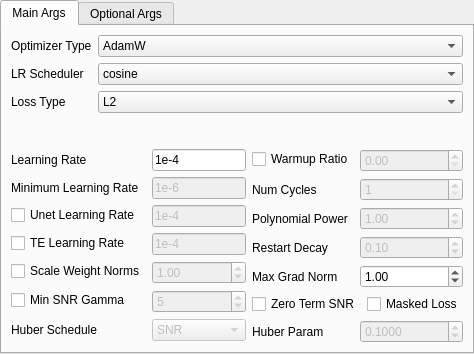
<?xml version="1.0" encoding="UTF-8"?>
<ui version="4.0">
 <class>optimizer_ui</class>
 <widget class="QWidget" name="optimizer_ui">
  <property name="geometry">
   <rect>
    <x>0</x>
    <y>0</y>
    <width>463</width>
    <height>354</height>
   </rect>
  </property>
  <property name="windowTitle">
   <string>Form</string>
  </property>
  <layout class="QVBoxLayout" name="verticalLayout">
   <property name="leftMargin">
    <number>0</number>
   </property>
   <property name="topMargin">
    <number>0</number>
   </property>
   <property name="rightMargin">
    <number>0</number>
   </property>
   <property name="bottomMargin">
    <number>0</number>
   </property>
   <item>
    <widget class="TabView" name="tabWidget">
     <property name="focusPolicy">
      <enum>Qt::StrongFocus</enum>
     </property>
     <property name="currentIndex">
      <number>0</number>
     </property>
     <widget class="QWidget" name="optimizer_tab_main">
      <property name="focusPolicy">
       <enum>Qt::StrongFocus</enum>
      </property>
      <attribute name="title">
       <string>Main Args</string>
      </attribute>
      <layout class="QGridLayout" name="gridLayout">
       <item row="1" column="0">
        <layout class="QFormLayout" name="formLayout_2">
         <item row="0" column="0">
          <widget class="QLabel" name="label">
           <property name="toolTip">
            <string>&lt;html&gt;&lt;head/&gt;&lt;body&gt;&lt;p&gt;Learning Rate is the base learning rate for any value that is not explicitly set, for example, if you set the Unet learning rate, but not the Text Encoder learning rate, the Text Encoder will be using this learning rate&lt;/p&gt;&lt;/body&gt;&lt;/html&gt;</string>
           </property>
           <property name="text">
            <string>Learning Rate</string>
           </property>
          </widget>
         </item>
         <item row="0" column="1">
          <widget class="LineEditWithHighlight" name="main_lr_input">
           <property name="toolTip">
            <string>&lt;html&gt;&lt;head/&gt;&lt;body&gt;&lt;p&gt;Learning Rate is the base learning rate for any value that is not explicitly set, for example, if you set the Unet learning rate, but not the Text Encoder learning rate, the Text Encoder will be using this learning rate&lt;/p&gt;&lt;/body&gt;&lt;/html&gt;</string>
           </property>
           <property name="text">
            <string>1e-4</string>
           </property>
           <property name="placeholderText">
            <string>Learning Rate</string>
           </property>
          </widget>
         </item>
         <item row="1" column="1">
          <widget class="LineEditWithHighlight" name="min_lr_input">
           <property name="enabled">
            <bool>false</bool>
           </property>
           <property name="toolTip">
            <string>&lt;html&gt;&lt;head/&gt;&lt;body&gt;&lt;p&gt;Minimum Learning Rate is the minimum value any of the learning rates can be&lt;/p&gt;&lt;/body&gt;&lt;/html&gt;</string>
           </property>
           <property name="text">
            <string>1e-6</string>
           </property>
          </widget>
         </item>
         <item row="2" column="0">
          <widget class="QCheckBox" name="unet_lr_enable">
           <property name="toolTip">
            <string>&lt;html&gt;&lt;head/&gt;&lt;body&gt;&lt;p&gt;Unet Learning Rate is the base learning rate for the Unet&lt;/p&gt;&lt;/body&gt;&lt;/html&gt;</string>
           </property>
           <property name="text">
            <string>Unet Learning Rate</string>
           </property>
          </widget>
         </item>
         <item row="2" column="1">
          <widget class="LineEditWithHighlight" name="unet_lr_input">
           <property name="enabled">
            <bool>false</bool>
           </property>
           <property name="toolTip">
            <string>&lt;html&gt;&lt;head/&gt;&lt;body&gt;&lt;p&gt;Unet Learning Rate is the base learning rate for the Unet&lt;/p&gt;&lt;/body&gt;&lt;/html&gt;</string>
           </property>
           <property name="text">
            <string>1e-4</string>
           </property>
           <property name="placeholderText">
            <string>Unet Learning Rate</string>
           </property>
          </widget>
         </item>
         <item row="3" column="0">
          <widget class="QCheckBox" name="te_lr_enable">
           <property name="toolTip">
            <string>&lt;html&gt;&lt;head/&gt;&lt;body&gt;&lt;p&gt;TE Learning Rate is the base learning rate for the Text Encoder&lt;/p&gt;&lt;/body&gt;&lt;/html&gt;</string>
           </property>
           <property name="text">
            <string>TE Learning Rate</string>
           </property>
          </widget>
         </item>
         <item row="3" column="1">
          <widget class="LineEditWithHighlight" name="te_lr_input">
           <property name="enabled">
            <bool>false</bool>
           </property>
           <property name="toolTip">
            <string>&lt;html&gt;&lt;head/&gt;&lt;body&gt;&lt;p&gt;TE Learning Rate is the base learning rate for the Text Encoder&lt;/p&gt;&lt;/body&gt;&lt;/html&gt;</string>
           </property>
           <property name="text">
            <string>1e-4</string>
           </property>
           <property name="placeholderText">
            <string>TE Learning Rate</string>
           </property>
          </widget>
         </item>
         <item row="1" column="0">
          <widget class="QLabel" name="min_lr_label">
           <property name="toolTip">
            <string>&lt;html&gt;&lt;head/&gt;&lt;body&gt;&lt;p&gt;Minimum Learning Rate is the minimum value any of the learning rates can be&lt;/p&gt;&lt;/body&gt;&lt;/html&gt;</string>
           </property>
           <property name="text">
            <string>Minimum Learning Rate</string>
           </property>
          </widget>
         </item>
         <item row="4" column="0">
          <widget class="QCheckBox" name="scale_weight_enable">
           <property name="toolTip">
            <string>&lt;html&gt;&lt;head/&gt;&lt;body&gt;&lt;p&gt;Scale Weight Norms is a way to scale the weights to prevent any one weight from getting too large to the rest&lt;/p&gt;&lt;/body&gt;&lt;/html&gt;</string>
           </property>
           <property name="text">
            <string>Scale Weight Norms</string>
           </property>
          </widget>
         </item>
         <item row="4" column="1">
          <widget class="DoubleSpinBox" name="scale_weight_input">
           <property name="enabled">
            <bool>false</bool>
           </property>
           <property name="focusPolicy">
            <enum>Qt::StrongFocus</enum>
           </property>
           <property name="toolTip">
            <string>&lt;html&gt;&lt;head/&gt;&lt;body&gt;&lt;p&gt;Scale Weight Norms is a way to scale the weights to prevent any one weight from getting too large to the rest&lt;/p&gt;&lt;/body&gt;&lt;/html&gt;</string>
           </property>
           <property name="value">
            <double>1.000000000000000</double>
           </property>
          </widget>
         </item>
         <item row="5" column="0">
          <widget class="QCheckBox" name="min_snr_enable">
           <property name="toolTip">
            <string>&lt;html&gt;&lt;head/&gt;&lt;body&gt;&lt;p&gt;Min SNR Gamma is a way to remove random noise during training. A lower value is stronger&lt;/p&gt;&lt;/body&gt;&lt;/html&gt;</string>
           </property>
           <property name="text">
            <string>Min SNR Gamma</string>
           </property>
          </widget>
         </item>
         <item row="5" column="1">
          <widget class="SpinBox" name="min_snr_input">
           <property name="enabled">
            <bool>false</bool>
           </property>
           <property name="focusPolicy">
            <enum>Qt::StrongFocus</enum>
           </property>
           <property name="toolTip">
            <string>&lt;html&gt;&lt;head/&gt;&lt;body&gt;&lt;p&gt;Min SNR Gamma is a way to remove random noise during training. A lower value is stronger&lt;/p&gt;&lt;/body&gt;&lt;/html&gt;</string>
           </property>
           <property name="value">
            <number>5</number>
           </property>
          </widget>
         </item>
         <item row="6" column="1">
          <widget class="ComboBox" name="huber_schedule_selector">
           <property name="enabled">
            <bool>false</bool>
           </property>
           <property name="toolTip">
            <string>&lt;html&gt;&lt;head/&gt;&lt;body&gt;&lt;p&gt;Huber Schedule handles the type of Huber loss that is used.&lt;/p&gt;&lt;/body&gt;&lt;/html&gt;</string>
           </property>
           <item>
            <property name="text">
             <string>SNR</string>
            </property>
           </item>
           <item>
            <property name="text">
             <string>Exponential</string>
            </property>
           </item>
           <item>
            <property name="text">
             <string>Constant</string>
            </property>
           </item>
          </widget>
         </item>
         <item row="6" column="0">
          <widget class="QLabel" name="label_3">
           <property name="toolTip">
            <string>&lt;html&gt;&lt;head/&gt;&lt;body&gt;&lt;p&gt;Huber Schedule handles the type of Huber loss that is used.&lt;/p&gt;&lt;/body&gt;&lt;/html&gt;</string>
           </property>
           <property name="text">
            <string>Huber Schedule</string>
           </property>
          </widget>
         </item>
        </layout>
       </item>
       <item row="0" column="0" colspan="2">
        <layout class="QFormLayout" name="formLayout">
         <item row="0" column="0">
          <widget class="QLabel" name="optimizer_type_label">
           <property name="toolTip">
            <string>&lt;html&gt;&lt;head/&gt;&lt;body&gt;&lt;p&gt;Optimizer Type is the Optimizer that will be used during training&lt;/p&gt;&lt;/body&gt;&lt;/html&gt;</string>
           </property>
           <property name="text">
            <string>Optimizer Type</string>
           </property>
          </widget>
         </item>
         <item row="0" column="1">
          <widget class="ComboBox" name="optimizer_type_selector">
           <property name="focusPolicy">
            <enum>Qt::StrongFocus</enum>
           </property>
           <property name="toolTip">
            <string>&lt;html&gt;&lt;head/&gt;&lt;body&gt;&lt;p&gt;Optimizer Type is the Optimizer that will be used during training&lt;/p&gt;&lt;/body&gt;&lt;/html&gt;</string>
           </property>
           <item>
            <property name="text">
             <string>AdamW</string>
            </property>
           </item>
           <item>
            <property name="text">
             <string>AdamW8bit</string>
            </property>
           </item>
           <item>
            <property name="text">
             <string>Lion</string>
            </property>
           </item>
           <item>
            <property name="text">
             <string>SGDNesterov</string>
            </property>
           </item>
           <item>
            <property name="text">
             <string>SGDNesterov8bit</string>
            </property>
           </item>
           <item>
            <property name="text">
             <string>DAdaptAdam</string>
            </property>
           </item>
           <item>
            <property name="text">
             <string>DAdaptAdaGrad</string>
            </property>
           </item>
           <item>
            <property name="text">
             <string>DAdaptAdan</string>
            </property>
           </item>
           <item>
            <property name="text">
             <string>DAdaptSGD</string>
            </property>
           </item>
           <item>
            <property name="text">
             <string>AdaFactor</string>
            </property>
           </item>
           <item>
            <property name="text">
             <string>Prodigy</string>
            </property>
           </item>
           <item>
            <property name="text">
             <string>Came</string>
            </property>
           </item>
           <item>
            <property name="text">
             <string>AdamWScheduleFree</string>
            </property>
           </item>
           <item>
            <property name="text">
             <string>SGDNesterovScheduleFree</string>
            </property>
           </item>
          </widget>
         </item>
         <item row="1" column="0">
          <widget class="QLabel" name="lr_scheduler_label">
           <property name="toolTip">
            <string>&lt;html&gt;&lt;head/&gt;&lt;body&gt;&lt;p&gt;LR Scheduler is the Scheduler for the learning rate during the training&lt;/p&gt;&lt;/body&gt;&lt;/html&gt;</string>
           </property>
           <property name="text">
            <string>LR Scheduler</string>
           </property>
          </widget>
         </item>
         <item row="1" column="1">
          <widget class="ComboBox" name="lr_scheduler_selector">
           <property name="focusPolicy">
            <enum>Qt::StrongFocus</enum>
           </property>
           <property name="toolTip">
            <string>&lt;html&gt;&lt;head/&gt;&lt;body&gt;&lt;p&gt;LR Scheduler is the Scheduler for the learning rate during the training&lt;/p&gt;&lt;/body&gt;&lt;/html&gt;</string>
           </property>
           <item>
            <property name="text">
             <string>cosine</string>
            </property>
           </item>
           <item>
            <property name="text">
             <string>cosine with restarts</string>
            </property>
           </item>
           <item>
            <property name="text">
             <string>cosine annealing warm restarts (CAWR)</string>
            </property>
           </item>
           <item>
            <property name="text">
             <string>linear</string>
            </property>
           </item>
           <item>
            <property name="text">
             <string>constant</string>
            </property>
           </item>
           <item>
            <property name="text">
             <string>constant with warmup</string>
            </property>
           </item>
           <item>
            <property name="text">
             <string>adafactor</string>
            </property>
           </item>
           <item>
            <property name="text">
             <string>polynomial</string>
            </property>
           </item>
           <item>
            <property name="text">
             <string>rex annealing warm restarts (RAWR)</string>
            </property>
           </item>
          </widget>
         </item>
         <item row="2" column="0">
          <widget class="QLabel" name="loss_type_label">
           <property name="toolTip">
            <string>&lt;html&gt;&lt;head/&gt;&lt;body&gt;&lt;p&gt;Loss Type is the way the loss is calculated&lt;/p&gt;&lt;/body&gt;&lt;/html&gt;</string>
           </property>
           <property name="text">
            <string>Loss Type</string>
           </property>
          </widget>
         </item>
         <item row="2" column="1">
          <widget class="ComboBox" name="loss_type_selector">
           <property name="toolTip">
            <string>&lt;html&gt;&lt;head/&gt;&lt;body&gt;&lt;p&gt;Loss Type is the way the loss is calculated&lt;/p&gt;&lt;/body&gt;&lt;/html&gt;</string>
           </property>
           <item>
            <property name="text">
             <string>L2</string>
            </property>
           </item>
           <item>
            <property name="text">
             <string>Huber</string>
            </property>
           </item>
           <item>
            <property name="text">
             <string>Smooth L1</string>
            </property>
           </item>
          </widget>
         </item>
        </layout>
       </item>
       <item row="1" column="1">
        <layout class="QFormLayout" name="formLayout_3">
         <item row="0" column="0">
          <widget class="QCheckBox" name="warmup_enable">
           <property name="toolTip">
            <string>&lt;html&gt;&lt;head/&gt;&lt;body&gt;&lt;p&gt;Warmup Ratio is the ratio of steps that is warmup steps in comparison to the total number of steps. If you are using one of the &amp;quot;warm&amp;quot; schedulers, the warmup is spread evenly across each of the cycles&lt;/p&gt;&lt;/body&gt;&lt;/html&gt;</string>
           </property>
           <property name="text">
            <string>Warmup Ratio</string>
           </property>
          </widget>
         </item>
         <item row="0" column="1">
          <widget class="DoubleSpinBox" name="warmup_input">
           <property name="enabled">
            <bool>false</bool>
           </property>
           <property name="focusPolicy">
            <enum>Qt::StrongFocus</enum>
           </property>
           <property name="toolTip">
            <string>&lt;html&gt;&lt;head/&gt;&lt;body&gt;&lt;p&gt;Warmup Ratio is the ratio of steps that is warmup steps in comparison to the total number of steps. If you are using one of the &amp;quot;warm&amp;quot; schedulers, the warmup is spread evenly across each of the cycles&lt;/p&gt;&lt;/body&gt;&lt;/html&gt;</string>
           </property>
           <property name="maximum">
            <double>1.000000000000000</double>
           </property>
           <property name="singleStep">
            <double>0.010000000000000</double>
           </property>
          </widget>
         </item>
         <item row="1" column="0">
          <widget class="QLabel" name="label_4">
           <property name="toolTip">
            <string>&lt;html&gt;&lt;head/&gt;&lt;body&gt;&lt;p&gt;Number of Cycles. 1 means there won't be any restarts during the training&lt;/p&gt;&lt;/body&gt;&lt;/html&gt;</string>
           </property>
           <property name="text">
            <string>Num Cycles</string>
           </property>
          </widget>
         </item>
         <item row="1" column="1">
          <widget class="SpinBox" name="cosine_restart_input">
           <property name="enabled">
            <bool>false</bool>
           </property>
           <property name="focusPolicy">
            <enum>Qt::StrongFocus</enum>
           </property>
           <property name="toolTip">
            <string>&lt;html&gt;&lt;head/&gt;&lt;body&gt;&lt;p&gt;Number of Cycles. 1 means there won't be any restarts during the training&lt;/p&gt;&lt;/body&gt;&lt;/html&gt;</string>
           </property>
           <property name="minimum">
            <number>1</number>
           </property>
          </widget>
         </item>
         <item row="2" column="0">
          <widget class="QLabel" name="label_5">
           <property name="toolTip">
            <string>&lt;html&gt;&lt;head/&gt;&lt;body&gt;&lt;p&gt;Polynomial Power is the value of the Polynomial for the Polynomial Scheduler&lt;/p&gt;&lt;/body&gt;&lt;/html&gt;</string>
           </property>
           <property name="text">
            <string>Polynomial Power</string>
           </property>
          </widget>
         </item>
         <item row="2" column="1">
          <widget class="DoubleSpinBox" name="poly_power_input">
           <property name="enabled">
            <bool>false</bool>
           </property>
           <property name="focusPolicy">
            <enum>Qt::StrongFocus</enum>
           </property>
           <property name="toolTip">
            <string>&lt;html&gt;&lt;head/&gt;&lt;body&gt;&lt;p&gt;Polynomial Power is the value of the Polynomial for the Polynomial Scheduler&lt;/p&gt;&lt;/body&gt;&lt;/html&gt;</string>
           </property>
           <property name="singleStep">
            <double>0.010000000000000</double>
           </property>
           <property name="value">
            <double>1.000000000000000</double>
           </property>
          </widget>
         </item>
         <item row="3" column="0">
          <widget class="QLabel" name="gamma_label">
           <property name="toolTip">
            <string>&lt;html&gt;&lt;head/&gt;&lt;body&gt;&lt;p&gt;Restart Decay is the amount the max learning rate decays when a new cycle starts&lt;/p&gt;&lt;/body&gt;&lt;/html&gt;</string>
           </property>
           <property name="text">
            <string>Restart Decay</string>
           </property>
          </widget>
         </item>
         <item row="3" column="1">
          <widget class="DoubleSpinBox" name="gamma_input">
           <property name="enabled">
            <bool>false</bool>
           </property>
           <property name="toolTip">
            <string>&lt;html&gt;&lt;head/&gt;&lt;body&gt;&lt;p&gt;Restart Decay is the amount the max learning rate decays when a new cycle starts&lt;/p&gt;&lt;/body&gt;&lt;/html&gt;</string>
           </property>
           <property name="minimum">
            <double>0.000000000000000</double>
           </property>
           <property name="maximum">
            <double>1.000000000000000</double>
           </property>
           <property name="singleStep">
            <double>0.010000000000000</double>
           </property>
           <property name="value">
            <double>0.100000000000000</double>
           </property>
          </widget>
         </item>
         <item row="4" column="1">
          <widget class="DoubleSpinBox" name="max_grad_norm_input">
           <property name="toolTip">
            <string>&lt;html&gt;&lt;head/&gt;&lt;body&gt;&lt;p&gt;Max Grad Norm is the maximum gradient after normalization&lt;/p&gt;&lt;/body&gt;&lt;/html&gt;</string>
           </property>
           <property name="value">
            <double>1.000000000000000</double>
           </property>
          </widget>
         </item>
         <item row="5" column="0" colspan="2">
          <layout class="QHBoxLayout" name="horizontalLayout_2">
           <item>
            <widget class="QCheckBox" name="zero_term_enable">
             <property name="toolTip">
              <string>&lt;html&gt;&lt;head/&gt;&lt;body&gt;&lt;p&gt;Zero Term SNR is a tweak to the noise schedule that allows for full range of color. Typically you would only use this if the base model you are training on has trained with it&lt;/p&gt;&lt;/body&gt;&lt;/html&gt;</string>
             </property>
             <property name="text">
              <string>Zero Term SNR</string>
             </property>
            </widget>
           </item>
           <item>
            <widget class="QCheckBox" name="masked_loss_enable">
             <property name="toolTip">
              <string>&lt;html&gt;&lt;head/&gt;&lt;body&gt;&lt;p&gt;Masked loss activates the masking feature of sd-scripts. This type of loss will only calculate the loss according to the masked values in the training images&lt;/p&gt;&lt;/body&gt;&lt;/html&gt;</string>
             </property>
             <property name="text">
              <string>Masked Loss</string>
             </property>
            </widget>
           </item>
          </layout>
         </item>
         <item row="6" column="0">
          <widget class="QLabel" name="label_6">
           <property name="toolTip">
            <string>&lt;html&gt;&lt;head/&gt;&lt;body&gt;&lt;p&gt;Huber Param is a parameter that affects the calculation of the loss function&lt;/p&gt;&lt;/body&gt;&lt;/html&gt;</string>
           </property>
           <property name="text">
            <string>Huber Param</string>
           </property>
          </widget>
         </item>
         <item row="6" column="1">
          <widget class="DoubleSpinBox" name="huber_param_input">
           <property name="enabled">
            <bool>false</bool>
           </property>
           <property name="toolTip">
            <string>&lt;html&gt;&lt;head/&gt;&lt;body&gt;&lt;p&gt;Huber Param is a parameter that affects the calculation of the loss function&lt;/p&gt;&lt;/body&gt;&lt;/html&gt;</string>
           </property>
           <property name="decimals">
            <number>4</number>
           </property>
           <property name="singleStep">
            <double>0.010000000000000</double>
           </property>
           <property name="value">
            <double>0.100000000000000</double>
           </property>
          </widget>
         </item>
         <item row="4" column="0">
          <widget class="QLabel" name="label_2">
           <property name="toolTip">
            <string>&lt;html&gt;&lt;head/&gt;&lt;body&gt;&lt;p&gt;Max Grad Norm is the maximum gradient after normalization&lt;/p&gt;&lt;/body&gt;&lt;/html&gt;</string>
           </property>
           <property name="text">
            <string>Max Grad Norm</string>
           </property>
          </widget>
         </item>
        </layout>
       </item>
      </layout>
     </widget>
     <widget class="QWidget" name="optimizer_tab_args">
      <property name="focusPolicy">
       <enum>Qt::StrongFocus</enum>
      </property>
      <attribute name="title">
       <string>Optional Args</string>
      </attribute>
      <layout class="QVBoxLayout" name="verticalLayout_2">
       <item>
        <widget class="QPushButton" name="add_opt_button">
         <property name="text">
          <string>Add Optimizer Arg</string>
         </property>
        </widget>
       </item>
       <item>
        <widget class="QScrollArea" name="scrollArea">
         <property name="widgetResizable">
          <bool>true</bool>
         </property>
         <widget class="QWidget" name="optimizer_item_widget">
          <property name="geometry">
           <rect>
            <x>0</x>
            <y>0</y>
            <width>439</width>
            <height>274</height>
           </rect>
          </property>
          <layout class="QVBoxLayout" name="verticalLayout_3"/>
         </widget>
        </widget>
       </item>
      </layout>
     </widget>
    </widget>
   </item>
  </layout>
 </widget>
 <customwidgets>
  <customwidget>
   <class>SpinBox</class>
   <extends>QSpinBox</extends>
   <header>modules.ScrollOnSelect.h</header>
  </customwidget>
  <customwidget>
   <class>ComboBox</class>
   <extends>QComboBox</extends>
   <header>modules.ScrollOnSelect.h</header>
  </customwidget>
  <customwidget>
   <class>DoubleSpinBox</class>
   <extends>QDoubleSpinBox</extends>
   <header>modules.ScrollOnSelect.h</header>
  </customwidget>
  <customwidget>
   <class>LineEditWithHighlight</class>
   <extends>QLineEdit</extends>
   <header>modules.LineEditHighlight.h</header>
  </customwidget>
  <customwidget>
   <class>TabView</class>
   <extends>QTabWidget</extends>
   <header>modules.ScrollOnSelect.h</header>
   <container>1</container>
  </customwidget>
 </customwidgets>
 <resources/>
 <connections/>
</ui>
